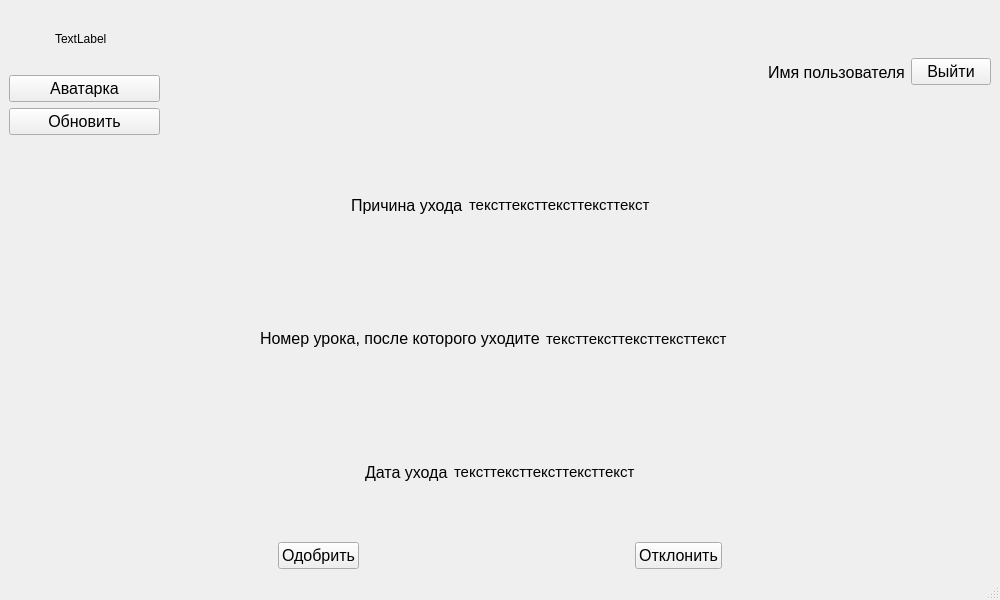
<?xml version="1.0" encoding="UTF-8"?>
<ui version="4.0">
 <class>MainWindow</class>
 <widget class="QMainWindow" name="MainWindow">
  <property name="geometry">
   <rect>
    <x>0</x>
    <y>0</y>
    <width>1000</width>
    <height>600</height>
   </rect>
  </property>
  <property name="windowTitle">
   <string>MainWindow</string>
  </property>
  <widget class="QWidget" name="centralwidget">
   <layout class="QVBoxLayout" name="verticalLayout_2">
    <item>
     <layout class="QVBoxLayout" name="verticalLayout">
      <item>
       <layout class="QHBoxLayout" name="horizontalLayout_5">
        <item>
         <layout class="QVBoxLayout" name="verticalLayout_3">
          <item>
           <layout class="QHBoxLayout" name="horizontalLayout_6">
            <item>
             <spacer name="horizontalSpacer_11">
              <property name="orientation">
               <enum>Qt::Horizontal</enum>
              </property>
              <property name="sizeHint" stdset="0">
               <size>
                <width>40</width>
                <height>20</height>
               </size>
              </property>
             </spacer>
            </item>
            <item>
             <widget class="QLabel" name="label_5">
              <property name="sizePolicy">
               <sizepolicy hsizetype="Fixed" vsizetype="Fixed">
                <horstretch>0</horstretch>
                <verstretch>0</verstretch>
               </sizepolicy>
              </property>
              <property name="minimumSize">
               <size>
                <width>60</width>
                <height>60</height>
               </size>
              </property>
              <property name="maximumSize">
               <size>
                <width>60</width>
                <height>60</height>
               </size>
              </property>
              <property name="text">
               <string>TextLabel</string>
              </property>
             </widget>
            </item>
            <item>
             <spacer name="horizontalSpacer_12">
              <property name="orientation">
               <enum>Qt::Horizontal</enum>
              </property>
              <property name="sizeHint" stdset="0">
               <size>
                <width>40</width>
                <height>20</height>
               </size>
              </property>
             </spacer>
            </item>
           </layout>
          </item>
          <item>
           <widget class="QPushButton" name="pushButton_6">
            <property name="font">
             <font>
              <pointsize>12</pointsize>
             </font>
            </property>
            <property name="text">
             <string>Аватарка</string>
            </property>
            <property name="autoRepeat">
             <bool>false</bool>
            </property>
           </widget>
          </item>
          <item>
           <widget class="QPushButton" name="pushButton">
            <property name="font">
             <font>
              <pointsize>12</pointsize>
             </font>
            </property>
            <property name="text">
             <string>Обновить</string>
            </property>
           </widget>
          </item>
         </layout>
        </item>
        <item>
         <spacer name="horizontalSpacer_4">
          <property name="orientation">
           <enum>Qt::Horizontal</enum>
          </property>
          <property name="sizeHint" stdset="0">
           <size>
            <width>40</width>
            <height>20</height>
           </size>
          </property>
         </spacer>
        </item>
        <item>
         <spacer name="horizontalSpacer_13">
          <property name="orientation">
           <enum>Qt::Horizontal</enum>
          </property>
          <property name="sizeHint" stdset="0">
           <size>
            <width>40</width>
            <height>20</height>
           </size>
          </property>
         </spacer>
        </item>
        <item>
         <spacer name="horizontalSpacer_14">
          <property name="orientation">
           <enum>Qt::Horizontal</enum>
          </property>
          <property name="sizeHint" stdset="0">
           <size>
            <width>40</width>
            <height>20</height>
           </size>
          </property>
         </spacer>
        </item>
        <item>
         <spacer name="horizontalSpacer_15">
          <property name="orientation">
           <enum>Qt::Horizontal</enum>
          </property>
          <property name="sizeHint" stdset="0">
           <size>
            <width>40</width>
            <height>20</height>
           </size>
          </property>
         </spacer>
        </item>
        <item>
         <widget class="QLabel" name="label_4">
          <property name="font">
           <font>
            <pointsize>12</pointsize>
           </font>
          </property>
          <property name="text">
           <string>Имя пользователя</string>
          </property>
         </widget>
        </item>
        <item>
         <widget class="QPushButton" name="pushButton_5">
          <property name="font">
           <font>
            <pointsize>12</pointsize>
           </font>
          </property>
          <property name="text">
           <string>Выйти</string>
          </property>
          <property name="autoRepeat">
           <bool>false</bool>
          </property>
         </widget>
        </item>
       </layout>
      </item>
      <item>
       <layout class="QHBoxLayout" name="horizontalLayout">
        <item>
         <spacer name="horizontalSpacer_5">
          <property name="orientation">
           <enum>Qt::Horizontal</enum>
          </property>
          <property name="sizeHint" stdset="0">
           <size>
            <width>40</width>
            <height>20</height>
           </size>
          </property>
         </spacer>
        </item>
        <item>
         <widget class="QLabel" name="label">
          <property name="font">
           <font>
            <pointsize>12</pointsize>
           </font>
          </property>
          <property name="text">
           <string>Причина ухода</string>
          </property>
         </widget>
        </item>
        <item>
         <widget class="QLabel" name="label_6">
          <property name="font">
           <font>
            <pointsize>11</pointsize>
           </font>
          </property>
          <property name="text">
           <string>тексттексттексттексттекст</string>
          </property>
         </widget>
        </item>
        <item>
         <spacer name="horizontalSpacer_8">
          <property name="orientation">
           <enum>Qt::Horizontal</enum>
          </property>
          <property name="sizeHint" stdset="0">
           <size>
            <width>40</width>
            <height>20</height>
           </size>
          </property>
         </spacer>
        </item>
       </layout>
      </item>
      <item>
       <layout class="QHBoxLayout" name="horizontalLayout_2">
        <item>
         <spacer name="horizontalSpacer_6">
          <property name="orientation">
           <enum>Qt::Horizontal</enum>
          </property>
          <property name="sizeHint" stdset="0">
           <size>
            <width>40</width>
            <height>20</height>
           </size>
          </property>
         </spacer>
        </item>
        <item>
         <widget class="QLabel" name="label_2">
          <property name="font">
           <font>
            <pointsize>12</pointsize>
           </font>
          </property>
          <property name="text">
           <string>Номер урока, после которого уходите</string>
          </property>
         </widget>
        </item>
        <item>
         <widget class="QLabel" name="label_9">
          <property name="font">
           <font>
            <pointsize>11</pointsize>
           </font>
          </property>
          <property name="text">
           <string>тексттексттексттексттекст</string>
          </property>
         </widget>
        </item>
        <item>
         <widget class="QLabel" name="label_7">
          <property name="text">
           <string/>
          </property>
         </widget>
        </item>
        <item>
         <spacer name="horizontalSpacer_9">
          <property name="orientation">
           <enum>Qt::Horizontal</enum>
          </property>
          <property name="sizeHint" stdset="0">
           <size>
            <width>40</width>
            <height>20</height>
           </size>
          </property>
         </spacer>
        </item>
       </layout>
      </item>
      <item>
       <layout class="QHBoxLayout" name="horizontalLayout_3">
        <item>
         <spacer name="horizontalSpacer_7">
          <property name="orientation">
           <enum>Qt::Horizontal</enum>
          </property>
          <property name="sizeHint" stdset="0">
           <size>
            <width>40</width>
            <height>20</height>
           </size>
          </property>
         </spacer>
        </item>
        <item>
         <widget class="QLabel" name="label_3">
          <property name="font">
           <font>
            <pointsize>12</pointsize>
           </font>
          </property>
          <property name="text">
           <string>Дата ухода</string>
          </property>
         </widget>
        </item>
        <item>
         <widget class="QLabel" name="label_8">
          <property name="font">
           <font>
            <pointsize>11</pointsize>
           </font>
          </property>
          <property name="text">
           <string>тексттексттексттексттекст</string>
          </property>
         </widget>
        </item>
        <item>
         <spacer name="horizontalSpacer_10">
          <property name="orientation">
           <enum>Qt::Horizontal</enum>
          </property>
          <property name="sizeHint" stdset="0">
           <size>
            <width>40</width>
            <height>20</height>
           </size>
          </property>
         </spacer>
        </item>
       </layout>
      </item>
      <item>
       <layout class="QHBoxLayout" name="horizontalLayout_4">
        <item>
         <spacer name="horizontalSpacer_2">
          <property name="orientation">
           <enum>Qt::Horizontal</enum>
          </property>
          <property name="sizeHint" stdset="0">
           <size>
            <width>40</width>
            <height>20</height>
           </size>
          </property>
         </spacer>
        </item>
        <item>
         <widget class="QPushButton" name="pushButton_3">
          <property name="font">
           <font>
            <pointsize>12</pointsize>
           </font>
          </property>
          <property name="text">
           <string>Одобрить</string>
          </property>
         </widget>
        </item>
        <item>
         <spacer name="horizontalSpacer">
          <property name="orientation">
           <enum>Qt::Horizontal</enum>
          </property>
          <property name="sizeHint" stdset="0">
           <size>
            <width>40</width>
            <height>20</height>
           </size>
          </property>
         </spacer>
        </item>
        <item>
         <widget class="QPushButton" name="pushButton_4">
          <property name="font">
           <font>
            <pointsize>12</pointsize>
           </font>
          </property>
          <property name="text">
           <string>Отклонить</string>
          </property>
         </widget>
        </item>
        <item>
         <spacer name="horizontalSpacer_3">
          <property name="orientation">
           <enum>Qt::Horizontal</enum>
          </property>
          <property name="sizeHint" stdset="0">
           <size>
            <width>40</width>
            <height>20</height>
           </size>
          </property>
         </spacer>
        </item>
       </layout>
      </item>
     </layout>
    </item>
   </layout>
  </widget>
  <widget class="QMenuBar" name="menubar">
   <property name="geometry">
    <rect>
     <x>0</x>
     <y>0</y>
     <width>1000</width>
     <height>26</height>
    </rect>
   </property>
  </widget>
  <widget class="QStatusBar" name="statusbar"/>
 </widget>
 <resources/>
 <connections/>
</ui>
